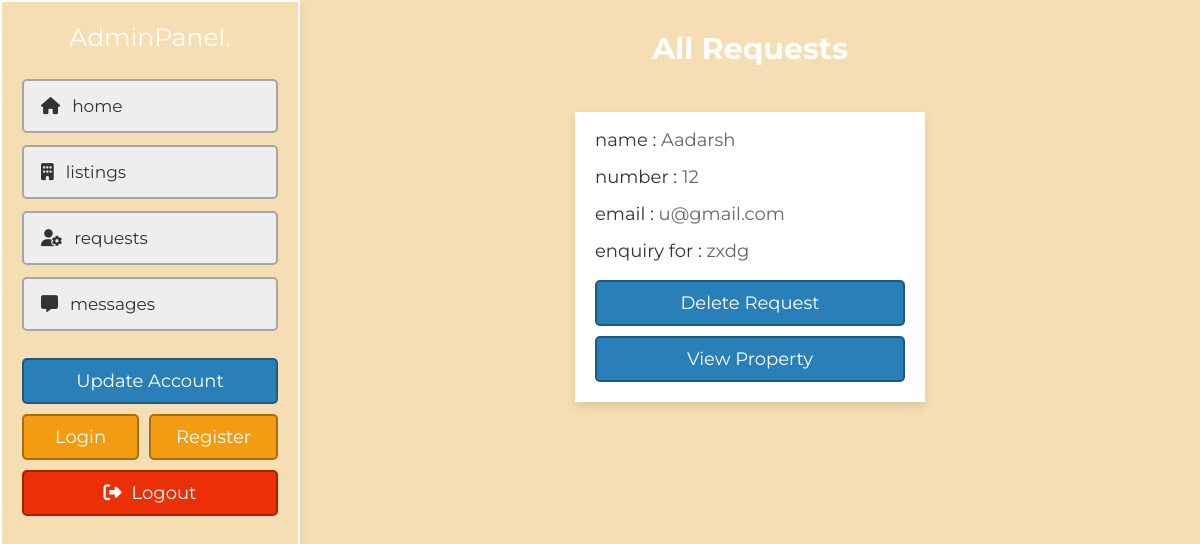
The app's page /admin/requests.php (signed in) with its own data.
### tables this page shows
CREATE TABLE `requests` (
  `id` int(20) NOT NULL,
  `property_id` varchar(20) NOT NULL,
  `sender` varchar(20) NOT NULL,
  `receiver` varchar(20) NOT NULL,
  `date` date NOT NULL DEFAULT current_timestamp()
);

CREATE TABLE `users` (
  `id` int(20) NOT NULL,
  `name` varchar(50) NOT NULL,
  `number` varchar(10) NOT NULL,
  `email` varchar(50) NOT NULL,
  `password` varchar(50) NOT NULL
);

CREATE TABLE `property` (
  `id` int(20) NOT NULL,
  `user_id` varchar(20) NOT NULL,
  `property_name` varchar(50) NOT NULL,
  `address` varchar(100) NOT NULL,
  `price` varchar(10) NOT NULL,
  `type` varchar(10) NOT NULL,
  `offer` varchar(10) NOT NULL,
  `status` varchar(50) NOT NULL,
  `furnished` varchar(50) NOT NULL,
  `bhk` varchar(10) NOT NULL,
  `deposite` varchar(10) NOT NULL,
  `bedroom` varchar(10) NOT NULL,
  `bathroom` varchar(10) NOT NULL,
  `balcony` varchar(10) NOT NULL,
  `carpet` varchar(10) NOT NULL,
  `age` varchar(2) NOT NULL,
  `total_floors` varchar(2) NOT NULL,
  `room_floor` varchar(2) NOT NULL,
  `loan` varchar(50) NOT NULL,
  `lift` varchar(3) NOT NULL,
  `security_guard` varchar(3) NOT NULL DEFAULT 'no',
  `play_ground` varchar(3) DEFAULT 'no',
  `garden` varchar(3) NOT NULL DEFAULT 'no',
  `water_supply` varchar(3) NOT NULL DEFAULT 'no',
  `power_backup` varchar(3) NOT NULL DEFAULT 'no',
  `parking_area` varchar(3) NOT NULL DEFAULT 'no',
  `gym` varchar(3) NOT NULL DEFAULT 'no',
  `shopping_mall` varchar(3) DEFAULT 'no',
  `hospital` varchar(3) NOT NULL DEFAULT 'no',
  `school` varchar(3) NOT NULL DEFAULT 'no',
  `market_area` varchar(3) NOT NULL DEFAULT 'no',
  `image_01` varchar(50) NOT NULL,
  `image_02` varchar(50) NOT NULL,
  `image_03` varchar(50) NOT NULL,
  `image_04` varchar(50) NOT NULL,
  `image_05` varchar(50) NOT NULL,
  `description` varchar(1000) NOT NULL,
  `date` date NOT NULL DEFAULT current_timestamp()
);

### admin/requests.php (the view, shortened to what this page needs)
<?php
@include '../components/connect.php';
if (isset($_COOKIE['admin_id'])) {
   $user_id = $_COOKIE['admin_id'];
} else {
   $user_id = '';
   header('location:login.php');
}
?>
<!DOCTYPE html>
<html lang="en">
<head>
   <link rel="stylesheet" href="https://cdnjs.cloudflare.com/ajax/libs/font-awesome/6.2.0/css/all.min.css">
   <link rel="stylesheet" href="../css/style.css">
</head>
<body>
   <?php @include '../components/admin_header.php'; ?>
   <section class="requests">
      <h1 class="heading">all requests</h1>
      <div class="box-container">
         <?php
         $select_requests = $conn->prepare("SELECT * FROM `requests` WHERE receiver = ?");
         $select_requests->execute([$user_id]);
         if ($select_requests->rowCount() > 0) {
            while ($fetch_request = $select_requests->fetch(PDO::FETCH_ASSOC)) {
               $select_sender = $conn->prepare("SELECT * FROM `users` WHERE id = ?");
               $select_sender->execute([$fetch_request['sender']]);
               $fetch_sender = $select_sender->fetch(PDO::FETCH_ASSOC);
               $select_property = $conn->prepare("SELECT * FROM `property` WHERE id = ?");
               $select_property->execute([$fetch_request['property_id']]);
               $fetch_property = $select_property->fetch(PDO::FETCH_ASSOC);
               $select_properties = $conn->prepare("SELECT * FROM `property` WHERE user_id = ? ORDER BY date DESC");
               $select_properties->execute([$user_id]);
               if ($select_properties->rowCount() > 0) {
                  $fetch_property = $select_properties->fetch(PDO::FETCH_ASSOC);
               }
               $property_id = $fetch_property['id'];
               ?>
               <div class="box">
                  <p>name : <span>
                     <?= $fetch_sender['name']; ?>
                     </span></p>
                  <p>number : <a href="tel:<?= $fetch_sender['number']; ?>"><?= $fetch_sender['number']; ?></a></p>
                  <p>email : <a href="mailto:<?= $fetch_sender['email']; ?>"><?= $fetch_sender['email']; ?></a></p>
                  <p>enquiry for : <span>
                        <?= $fetch_property['property_name']; ?>
                     </span></p>
                  <form action="" method="POST">
                     <input type="submit" value="delete request" class="btn" onclick="return confirm('remove this request?');"
                        name="delete">
                     <a href="view_property.php?get_id=<?= $property_id; ?>" class="btn">view property</a>
               </div>
               <?php
            }
         } else {
            echo '<p class="empty">you have no requests!</p>';
         }
         ?>
      </div>
   </section>
</body>
</html>

### css/style.css (style rules this page uses)
:root { --main-color: #da2c32; --light-color: #666; --light-bg: #eee; --white: #fff; --black: #303030; --border: 0.1rem solid var(--light-color); --box-shodow: 0 0.5rem 1rem rgba(0, 0, 0, 0.1); }
* { font-family: "Montserrat", sans-serif; margin: 0; padding: 0; box-sizing: border-box; outline: none; border: none; text-decoration: none; }
html { font-size: 62.5%; overflow-x: hidden; scroll-behavior: smooth; scroll-padding-top: 10rem; }
body { background-color: wheat; }
h1,p { color: #303030; }
section { padding: 3rem 2rem; max-width: 1200px; margin: 0 auto; }
.heading { text-align: center; padding-bottom: 2.5rem; font-size: 3rem; color: white; text-transform: capitalize; }
.btn, .inline-btn { margin-top: 1rem; padding: 1rem 3rem; background-color: var(--main-color); color: var(--white); cursor: pointer; text-align: center; font-size: 1.8rem; text-transform: capitalize; }
.btn { display: block; width: 100%; border-radius: 10px; }
.requests .box-container { display: grid; grid-template-columns: repeat(auto-fit, 35rem); gap: 1.5rem; justify-content: center; align-items: flex-start; }
.requests .box-container .box { background-color: var(--white); padding: 2rem; padding-top: 1rem; box-shadow: var(--box-shodow); }
.requests .box-container .box p { padding: 0.5rem 0; line-height: 1.5; font-size: 1.8rem; color: var(--black); }
.requests .box-container .box p span, .requests .box-container .box p a { color: var(--light-color); }

### css/admin_style.css (style rules this page uses)
:root { --main-color:#2980b9; --orange:#f39c12; --red:#eb2f06; --light-color:#666; --light-bg:#eee; --white:#fff; --black:#333; --box-shadow:0 .5rem 1rem rgba(0,0,0,0.1); --border:.2rem solid rgba(0,0,0,.3); }
* { font-family: 'Montserrat', sans-serif; margin: 0; padding: 0; box-sizing: border-box; outline: none; border: none; text-decoration: none; }
html { font-size: 62.5%; overflow-x: hidden; scroll-behavior: smooth; scroll-padding-top: 5rem; }
body { background-color: wheat; padding-left: 30rem; }
section { padding: 3rem 2rem; max-width: 1200px; margin: 0 auto; }
.heading { margin-bottom: 2rem; text-align: center; text-transform: capitalize; color: white; font-size: 3rem; }
.inline-btn, .inline-option-btn, .inline-delete-btn, .btn, .delete-btn, .option-btn { cursor: pointer; padding: 1rem 2.5rem; font-size: 1.8rem; color: var(--white); text-align: center; text-transform: capitalize; margin-top: 1rem; border-radius: .5rem; border: var(--border); }
.btn, .delete-btn, .option-btn { display: block; width: 100%; }
.btn { background-color: var(--main-color); }

### records on screen
requests: users.name "Aadarsh", users.number "12", users.email "u@gmail.com", property.property_name "zxdg"
